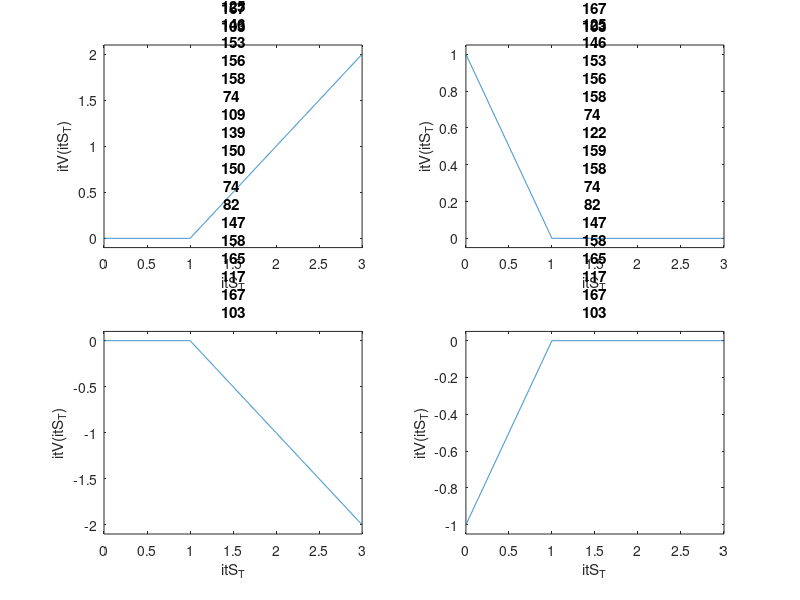
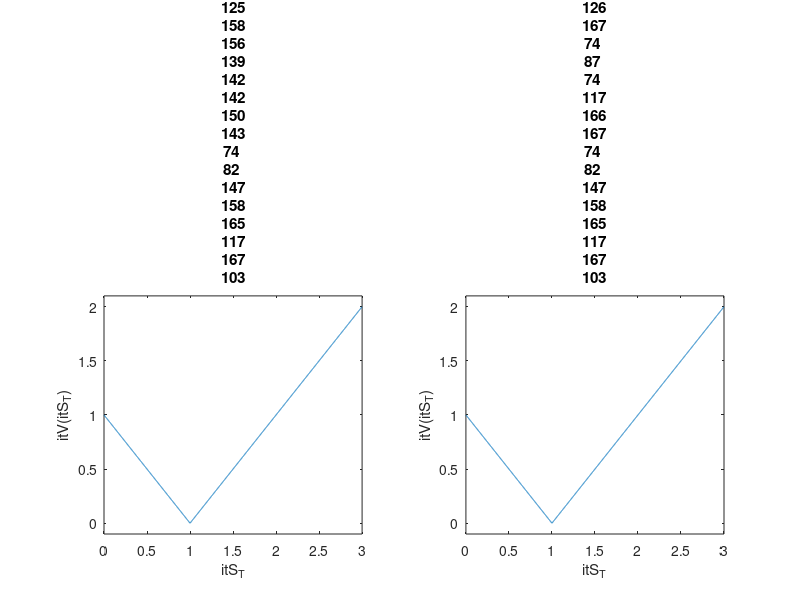
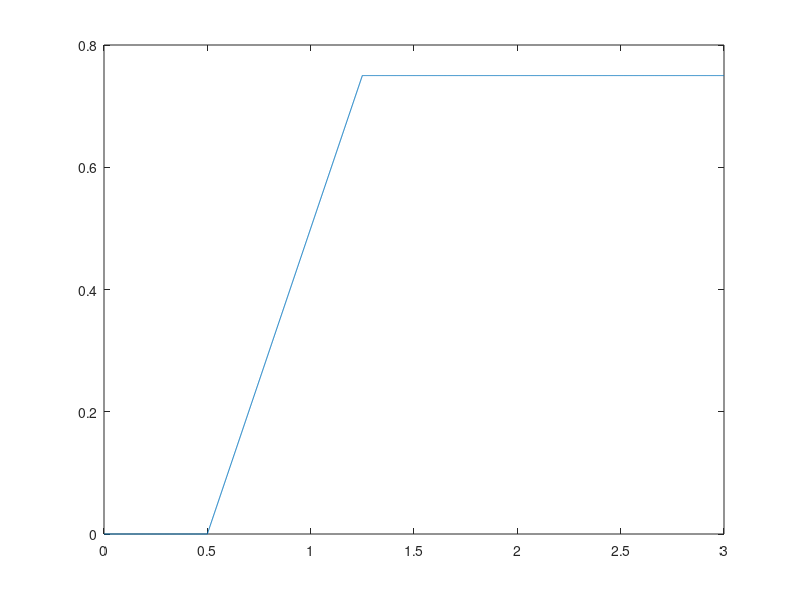

Write the MATLAB code that produced these figures, in order. (Note: this script raises an error after producing the figures.)
%% Problem Set 1 ECE478 Mark Koszykowski

clc;
clear;
close all;
%% 1

long = @(Dt) Dt;
short = @(Dt) -Dt;

call = @(St, K) (St > K).*(St - K);
put = @(St, K) (K > St).*(K - St);

digi_call = @(St, K) (St > K);
digi_put = @(St, K) (St < K);

St = 0:.001:3;

return_ylim = @(s) [min(s)-.05*(max(s)-min(s)) max(s)+.05*(max(s)-min(s))];


% a

K = 1;

long_call = long(call(St, K));
long_put = long(put(St, K));
short_call = short(call(St, K));
short_put = short(put(St, K));

figure;

subplot(2, 2, 1);
plot(St, long_call);
title("Long Call (\it{K}=" + K + ")")
xlabel("\it{S_{T}}");
ylabel("\it{V}(\it{S_{T}})");
ylim(return_ylim(long_call));

subplot(2, 2, 2);
plot(St, long_put);
title("Long Put (\it{K}=" + K + ")")
xlabel("\it{S_{T}}");
ylabel("\it{V}(\it{S_{T}})");
ylim(return_ylim(long_put));

subplot(2, 2, 3);
plot(St, short_call);
title("Short Call (\it{K}=" + K + ")")
xlabel("\it{S_{T}}");
ylabel("\it{V}(\it{S_{T}})");
ylim(return_ylim(short_call));

subplot(2, 2, 4);
plot(St, short_put);
title("Short Put (\it{K}=" + K + ")")
xlabel("\it{S_{T}}");
ylabel("\it{V}(\it{S_{T}})");
ylim(return_ylim(short_put));


% b

K = 1;

straddle_emp = call(St, K) + put(St, K);
straddle_theo = abs(St - K);

figure;

subplot(1, 2, 1);
plot(St, straddle_emp);
title("Straddle (\it{K}=" + K + ")")
xlabel("\it{S_{T}}");
ylabel("\it{V}(\it{S_{T}})");
ylim(return_ylim(straddle_emp));

subplot(1, 2, 2);
plot(St, straddle_theo);
title("\it{V}(\it{S_{T}}) = \it{|S_{T} - K|} (\it{K}=" + K + ")")
xlabel("\it{S_{T}}");
ylabel("\it{V}(\it{S_{T}})");
ylim(return_ylim(straddle_theo));

assert(isequal(straddle_emp, straddle_theo));


% c

K1 = 0.5;
K2 = 1.25;

assert(K1 < K2);

call_put_spread = long(call(St, K1)) + short(call(St, K2));

figure;
plot(St, call_put_spread);
title("Call-Put Spread (\it{K_{1}}=" + K1 + ", \it{K_{2}}=" + K2 + ")")
xlabel("\it{S_{T}}");
ylabel("\it{V}(\it{S_{T}})");
ylim(return_ylim(call_put_spread));


% d

K1 = 0.5;
K2 = 1.25;

lambda = [1/3, 1/2, 2/3];

assert(K1 < K2);
assert(all(0 < lambda) && all(lambda < 1));

K_star = lambda*K1 + (1-lambda)*K2;

figure;
for i = 1:numel(lambda)

    butterfly = long(lambda(i)*call(St, K1)) + ...
        long((1 - lambda(i))*call(St, K2)) + ...
        short(call(St, K_star(i)));

    subplot(1, 3, i);
    plot(St, butterfly);
    title("Butterfly (\it{K_{1}}=" + K1 + ...
        ", \it{K_{2}}=" + K2 + ", \it{\lambda}=" + lambda(i) + ...
        ", \it{K*}=" + K_star(i) + ")");
    xlabel("\it{S_{T}}");
    ylabel("\it{V}(\it{S_{T}})");
    ylim(return_ylim(butterfly));
end


% e

K1 = 0.5;
K2 = 1.0;
K3 = 1.5;

assert((K1 < K2) && (K2 < K3));

call_ladder = long(call(St, K1)) + short(call(St, K2)) + short(call(St, K3));

figure;
plot(St, call_ladder);
title("Call Ladder (\it{K_{1}}=" + K1 + ...
    ", \it{K_{2}}=" + K2 + ...
    ", \it{K_{3}}=" + K3 + ")")
xlabel("\it{S_{T}}");
ylabel("\it{V}(\it{S_{T}})");
ylim(return_ylim(call_ladder));


% f

K1 = 0.5;
K2 = 1.25;

assert(K1 < K2);

digi_call_spread = long(digi_call(St, K1)) + short(digi_call(St, K2));

figure;
plot(St, digi_call_spread);
title("Digital Call Spread (\it{K_{1}}=" + K1 + ...
    ", \it{K_{2}}=" + K2 + ")")
xlabel("\it{S_{T}}");
ylabel("\it{V}(\it{S_{T}})");
ylim(return_ylim(digi_call_spread));